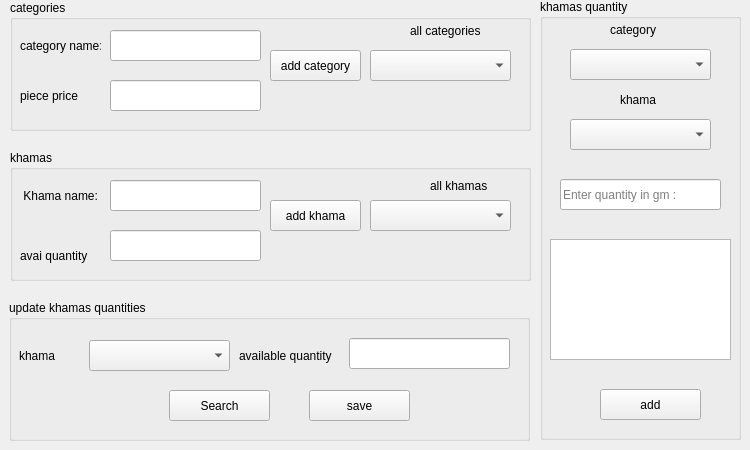
    <widget class="QWidget" name="tab_2">
     <attribute name="title">
      <string>settings</string>
     </attribute>
     <widget class="QGroupBox" name="groupBox">
      <property name="geometry">
       <rect>
        <x>10</x>
        <y>0</y>
        <width>521</width>
        <height>131</height>
       </rect>
      </property>
      <property name="title">
       <string>categories</string>
      </property>
      <widget class="QLineEdit" name="lineEdit_2">
       <property name="geometry">
        <rect>
         <x>100</x>
         <y>30</y>
         <width>151</width>
         <height>31</height>
        </rect>
       </property>
      </widget>
      <widget class="QLabel" name="label_3">
       <property name="geometry">
        <rect>
         <x>10</x>
         <y>30</y>
         <width>81</width>
         <height>31</height>
        </rect>
       </property>
       <property name="text">
        <string>category name:</string>
       </property>
      </widget>
      <widget class="QComboBox" name="comboBox_2">
       <property name="geometry">
        <rect>
         <x>360</x>
         <y>50</y>
         <width>141</width>
         <height>31</height>
        </rect>
       </property>
      </widget>
      <widget class="QLineEdit" name="lineEdit_5">
       <property name="geometry">
        <rect>
         <x>100</x>
         <y>80</y>
         <width>151</width>
         <height>31</height>
        </rect>
       </property>
      </widget>
      <widget class="QLabel" name="label_8">
       <property name="geometry">
        <rect>
         <x>10</x>
         <y>80</y>
         <width>71</width>
         <height>31</height>
        </rect>
       </property>
       <property name="text">
        <string>piece price</string>
       </property>
      </widget>
      <widget class="QLabel" name="label_7">
       <property name="geometry">
        <rect>
         <x>400</x>
         <y>20</y>
         <width>81</width>
         <height>21</height>
        </rect>
       </property>
       <property name="text">
        <string>all categories</string>
       </property>
      </widget>
      <widget class="QPushButton" name="pushButton_5">
       <property name="geometry">
        <rect>
         <x>260</x>
         <y>50</y>
         <width>91</width>
         <height>31</height>
        </rect>
       </property>
       <property name="text">
        <string>add category</string>
       </property>
      </widget>
     </widget>
     <widget class="QGroupBox" name="groupBox_2">
      <property name="geometry">
       <rect>
        <x>10</x>
        <y>150</y>
        <width>521</width>
        <height>131</height>
       </rect>
      </property>
      <property name="title">
       <string>khamas</string>
      </property>
      <widget class="QLabel" name="label_5">
       <property name="geometry">
        <rect>
         <x>10</x>
         <y>90</y>
         <width>71</width>
         <height>31</height>
        </rect>
       </property>
       <property name="text">
        <string>avai quantity</string>
       </property>
      </widget>
      <widget class="QLabel" name="label_6">
       <property name="geometry">
        <rect>
         <x>420</x>
         <y>20</y>
         <width>81</width>
         <height>31</height>
        </rect>
       </property>
       <property name="text">
        <string>all khamas</string>
       </property>
      </widget>
      <widget class="QLabel" name="label_4">
       <property name="geometry">
        <rect>
         <x>10</x>
         <y>30</y>
         <width>81</width>
         <height>31</height>
        </rect>
       </property>
       <property name="text">
        <string> Khama name:</string>
       </property>
      </widget>
      <widget class="QComboBox" name="comboBox_3">
       <property name="geometry">
        <rect>
         <x>360</x>
         <y>50</y>
         <width>141</width>
         <height>31</height>
        </rect>
       </property>
      </widget>
      <widget class="QLineEdit" name="lineEdit_4">
       <property name="geometry">
        <rect>
         <x>100</x>
         <y>80</y>
         <width>151</width>
         <height>31</height>
        </rect>
       </property>
       <property name="text">
        <string/>
       </property>
      </widget>
      <widget class="QLineEdit" name="lineEdit_3">
       <property name="geometry">
        <rect>
         <x>100</x>
         <y>30</y>
         <width>151</width>
         <height>31</height>
        </rect>
       </property>
       <property name="text">
        <string/>
       </property>
      </widget>
      <widget class="QPushButton" name="pushButton_6">
       <property name="geometry">
        <rect>
         <x>260</x>
         <y>50</y>
         <width>91</width>
         <height>31</height>
        </rect>
       </property>
       <property name="text">
        <string>add khama</string>
       </property>
      </widget>
     </widget>
     <widget class="QGroupBox" name="groupBox_3">
      <property name="geometry">
       <rect>
        <x>9</x>
        <y>300</y>
        <width>521</width>
        <height>141</height>
       </rect>
      </property>
      <property name="title">
       <string>update khamas quantities</string>
      </property>
      <widget class="QLabel" name="label_9">
       <property name="geometry">
        <rect>
         <x>10</x>
         <y>40</y>
         <width>51</width>
         <height>31</height>
        </rect>
       </property>
       <property name="text">
        <string>khama</string>
       </property>
      </widget>
      <widget class="QPushButton" name="pushButton_2">
       <property name="geometry">
        <rect>
         <x>300</x>
         <y>90</y>
         <width>101</width>
         <height>31</height>
        </rect>
       </property>
       <property name="text">
        <string>save</string>
       </property>
      </widget>
      <widget class="QComboBox" name="comboBox_4">
       <property name="geometry">
        <rect>
         <x>80</x>
         <y>40</y>
         <width>141</width>
         <height>31</height>
        </rect>
       </property>
      </widget>
      <widget class="QLineEdit" name="lineEdit_6">
       <property name="geometry">
        <rect>
         <x>340</x>
         <y>38</y>
         <width>161</width>
         <height>31</height>
        </rect>
       </property>
       <property name="text">
        <string/>
       </property>
       <property name="placeholderText">
        <string/>
       </property>
      </widget>
      <widget class="QLabel" name="label">
       <property name="geometry">
        <rect>
         <x>230</x>
         <y>40</y>
         <width>101</width>
         <height>31</height>
        </rect>
       </property>
       <property name="text">
        <string>available quantity</string>
       </property>
      </widget>
      <widget class="QPushButton" name="pushButton_7">
       <property name="geometry">
        <rect>
         <x>160</x>
         <y>90</y>
         <width>101</width>
         <height>31</height>
        </rect>
       </property>
       <property name="text">
        <string>Search</string>
       </property>
      </widget>
     </widget>
     <widget class="QGroupBox" name="groupBox_4">
      <property name="geometry">
       <rect>
        <x>540</x>
        <y>-1</y>
        <width>201</width>
        <height>441</height>
       </rect>
      </property>
      <property name="title">
       <string>khamas quantity</string>
      </property>
      <widget class="QComboBox" name="comboBox_6">
       <property name="geometry">
        <rect>
         <x>30</x>
         <y>120</y>
         <width>141</width>
         <height>31</height>
        </rect>
       </property>
      </widget>
      <widget class="QLabel" name="label_11">
       <property name="geometry">
        <rect>
         <x>80</x>
         <y>90</y>
         <width>51</width>
         <height>21</height>
        </rect>
       </property>
       <property name="text">
        <string>khama</string>
       </property>
      </widget>
      <widget class="QLabel" name="label_12">
       <property name="geometry">
        <rect>
         <x>70</x>
         <y>20</y>
         <width>81</width>
         <height>21</height>
        </rect>
       </property>
       <property name="text">
        <string>category</string>
       </property>
      </widget>
      <widget class="QComboBox" name="comboBox_7">
       <property name="geometry">
        <rect>
         <x>30</x>
         <y>50</y>
         <width>141</width>
         <height>31</height>
        </rect>
       </property>
      </widget>
      <widget class="QLineEdit" name="lineEdit_7">
       <property name="geometry">
        <rect>
         <x>20</x>
         <y>180</y>
         <width>161</width>
         <height>31</height>
        </rect>
       </property>
       <property name="placeholderText">
        <string>Enter quantity in gm : </string>
       </property>
      </widget>
      <widget class="QTextEdit" name="textEdit">
       <property name="geometry">
        <rect>
         <x>10</x>
         <y>240</y>
         <width>181</width>
         <height>121</height>
        </rect>
       </property>
      </widget>
      <widget class="QPushButton" name="pushButton_9">
       <property name="geometry">
        <rect>
         <x>60</x>
         <y>390</y>
         <width>101</width>
         <height>31</height>
        </rect>
       </property>
       <property name="text">
        <string>add</string>
       </property>
      </widget>
     </widget>
    </widget>
